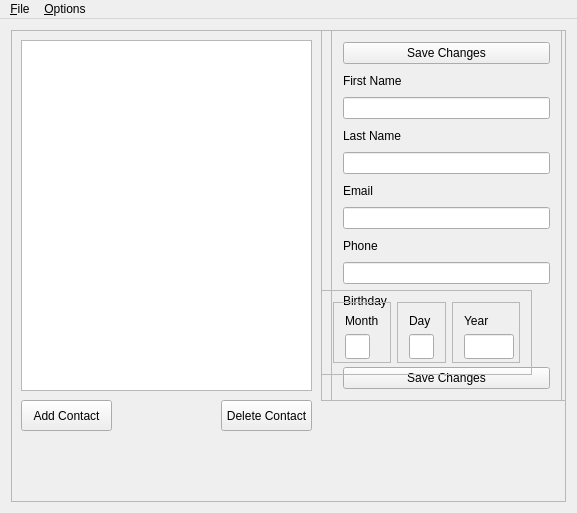
<?xml version="1.0" encoding="UTF-8"?>
<ui version="4.0">
 <class>ContactFU_QTClass</class>
 <widget class="QMainWindow" name="ContactFU_QTClass">
  <property name="windowModality">
   <enum>Qt::NonModal</enum>
  </property>
  <property name="geometry">
   <rect>
    <x>0</x>
    <y>0</y>
    <width>577</width>
    <height>513</height>
   </rect>
  </property>
  <property name="windowTitle">
   <string>ContactFU_QT</string>
  </property>
  <widget class="QWidget" name="centralWidget">
   <layout class="QHBoxLayout" name="horizontalLayout">
    <item>
     <widget class="QFrame" name="left">
      <property name="frameShape">
       <enum>QFrame::StyledPanel</enum>
      </property>
      <property name="frameShadow">
       <enum>QFrame::Raised</enum>
      </property>
      <widget class="QListWidget" name="listing">
       <property name="geometry">
        <rect>
         <x>10</x>
         <y>10</y>
         <width>291</width>
         <height>351</height>
        </rect>
       </property>
      </widget>
      <widget class="QFrame" name="right">
       <property name="geometry">
        <rect>
         <x>310</x>
         <y>0</y>
         <width>251</width>
         <height>371</height>
        </rect>
       </property>
       <property name="frameShape">
        <enum>QFrame::StyledPanel</enum>
       </property>
       <property name="frameShadow">
        <enum>QFrame::Raised</enum>
       </property>
       <widget class="QFrame" name="saveChanges_frame">
        <property name="geometry">
         <rect>
          <x>10</x>
          <y>0</y>
          <width>231</width>
          <height>371</height>
         </rect>
        </property>
        <property name="frameShape">
         <enum>QFrame::StyledPanel</enum>
        </property>
        <property name="frameShadow">
         <enum>QFrame::Raised</enum>
        </property>
        <layout class="QVBoxLayout" name="verticalLayout_4">
         <item>
          <widget class="QPushButton" name="saveButton1">
           <property name="toolTip">
            <string>&lt;!DOCTYPE HTML PUBLIC &quot;-//W3C//DTD HTML 4.0//EN&quot; &quot;http://www.w3.org/TR/REC-html40/strict.dtd&quot;&gt;
&lt;html&gt;&lt;head&gt;&lt;meta name=&quot;qrichtext&quot; content=&quot;1&quot; /&gt;&lt;style type=&quot;text/css&quot;&gt;
p, li { white-space: pre-wrap; }
&lt;/style&gt;&lt;/head&gt;&lt;body style=&quot; font-family:'MS Shell Dlg 2'; font-size:8.25pt; font-weight:400; font-style:normal;&quot;&gt;
&lt;p style=&quot; margin-top:0px; margin-bottom:0px; margin-left:0px; margin-right:0px; -qt-block-indent:0; text-indent:0px;&quot;&gt;&lt;span style=&quot; font-size:8pt;&quot;&gt;Saves Current Information (Ctrl+D)&lt;/span&gt;&lt;/p&gt;&lt;/body&gt;&lt;/html&gt;</string>
           </property>
           <property name="text">
            <string>Save Changes</string>
           </property>
          </widget>
         </item>
         <item>
          <widget class="QLabel" name="Fname_label">
           <property name="text">
            <string>First Name</string>
           </property>
          </widget>
         </item>
         <item>
          <widget class="QLineEdit" name="Fname_lineEdit"/>
         </item>
         <item>
          <widget class="QLabel" name="Lname_label">
           <property name="text">
            <string>Last Name</string>
           </property>
          </widget>
         </item>
         <item>
          <widget class="QLineEdit" name="Lname_lineEdit"/>
         </item>
         <item>
          <widget class="QLabel" name="Email_label">
           <property name="text">
            <string>Email</string>
           </property>
          </widget>
         </item>
         <item>
          <widget class="QLineEdit" name="Email_lineEdit"/>
         </item>
         <item>
          <widget class="QLabel" name="Phone_label">
           <property name="text">
            <string>Phone</string>
           </property>
          </widget>
         </item>
         <item>
          <widget class="QLineEdit" name="Phone_lineEdit"/>
         </item>
         <item>
          <widget class="QLabel" name="Birthday_label">
           <property name="text">
            <string>Birthday</string>
           </property>
          </widget>
         </item>
         <item>
          <spacer name="Birthday_verticalSpacer">
           <property name="orientation">
            <enum>Qt::Vertical</enum>
           </property>
           <property name="sizeType">
            <enum>QSizePolicy::Fixed</enum>
           </property>
           <property name="sizeHint" stdset="0">
            <size>
             <width>20</width>
             <height>50</height>
            </size>
           </property>
          </spacer>
         </item>
         <item>
          <widget class="QPushButton" name="saveButton2">
           <property name="toolTip">
            <string>&lt;!DOCTYPE HTML PUBLIC &quot;-//W3C//DTD HTML 4.0//EN&quot; &quot;http://www.w3.org/TR/REC-html40/strict.dtd&quot;&gt;
&lt;html&gt;&lt;head&gt;&lt;meta name=&quot;qrichtext&quot; content=&quot;1&quot; /&gt;&lt;style type=&quot;text/css&quot;&gt;
p, li { white-space: pre-wrap; }
&lt;/style&gt;&lt;/head&gt;&lt;body style=&quot; font-family:'MS Shell Dlg 2'; font-size:8.25pt; font-weight:400; font-style:normal;&quot;&gt;
&lt;p style=&quot; margin-top:0px; margin-bottom:0px; margin-left:0px; margin-right:0px; -qt-block-indent:0; text-indent:0px;&quot;&gt;&lt;span style=&quot; font-size:8pt;&quot;&gt;Saves Current Information (Ctrl+D)&lt;/span&gt;&lt;/p&gt;&lt;/body&gt;&lt;/html&gt;</string>
           </property>
           <property name="text">
            <string>Save Changes</string>
           </property>
          </widget>
         </item>
        </layout>
       </widget>
       <widget class="QFrame" name="date_frame">
        <property name="geometry">
         <rect>
          <x>0</x>
          <y>260</y>
          <width>211</width>
          <height>85</height>
         </rect>
        </property>
        <property name="frameShape">
         <enum>QFrame::StyledPanel</enum>
        </property>
        <property name="frameShadow">
         <enum>QFrame::Raised</enum>
        </property>
        <layout class="QHBoxLayout" name="horizontalLayout_2">
         <item>
          <widget class="QFrame" name="month_frame">
           <property name="frameShape">
            <enum>QFrame::StyledPanel</enum>
           </property>
           <property name="frameShadow">
            <enum>QFrame::Raised</enum>
           </property>
           <layout class="QVBoxLayout" name="verticalLayout">
            <item>
             <widget class="QLabel" name="month_label">
              <property name="text">
               <string>Month</string>
              </property>
             </widget>
            </item>
            <item>
             <widget class="QLineEdit" name="month_lineEdit">
              <property name="sizePolicy">
               <sizepolicy hsizetype="Fixed" vsizetype="Fixed">
                <horstretch>0</horstretch>
                <verstretch>0</verstretch>
               </sizepolicy>
              </property>
              <property name="minimumSize">
               <size>
                <width>25</width>
                <height>25</height>
               </size>
              </property>
              <property name="maximumSize">
               <size>
                <width>25</width>
                <height>25</height>
               </size>
              </property>
             </widget>
            </item>
           </layout>
          </widget>
         </item>
         <item>
          <widget class="QFrame" name="day_frame">
           <property name="frameShape">
            <enum>QFrame::StyledPanel</enum>
           </property>
           <property name="frameShadow">
            <enum>QFrame::Raised</enum>
           </property>
           <layout class="QVBoxLayout" name="verticalLayout_2">
            <item>
             <widget class="QLabel" name="day_label">
              <property name="text">
               <string>Day</string>
              </property>
             </widget>
            </item>
            <item>
             <widget class="QLineEdit" name="day_lineEdit">
              <property name="sizePolicy">
               <sizepolicy hsizetype="Fixed" vsizetype="Fixed">
                <horstretch>0</horstretch>
                <verstretch>0</verstretch>
               </sizepolicy>
              </property>
              <property name="minimumSize">
               <size>
                <width>25</width>
                <height>25</height>
               </size>
              </property>
              <property name="maximumSize">
               <size>
                <width>25</width>
                <height>25</height>
               </size>
              </property>
             </widget>
            </item>
           </layout>
          </widget>
         </item>
         <item>
          <widget class="QFrame" name="year_frame">
           <property name="frameShape">
            <enum>QFrame::StyledPanel</enum>
           </property>
           <property name="frameShadow">
            <enum>QFrame::Raised</enum>
           </property>
           <layout class="QVBoxLayout" name="verticalLayout_3">
            <item>
             <widget class="QLabel" name="year_label">
              <property name="text">
               <string>Year</string>
              </property>
             </widget>
            </item>
            <item>
             <widget class="QLineEdit" name="year_lineEdit">
              <property name="sizePolicy">
               <sizepolicy hsizetype="Fixed" vsizetype="Fixed">
                <horstretch>0</horstretch>
                <verstretch>0</verstretch>
               </sizepolicy>
              </property>
              <property name="minimumSize">
               <size>
                <width>50</width>
                <height>25</height>
               </size>
              </property>
              <property name="maximumSize">
               <size>
                <width>25</width>
                <height>25</height>
               </size>
              </property>
             </widget>
            </item>
           </layout>
          </widget>
         </item>
        </layout>
       </widget>
      </widget>
      <widget class="QPushButton" name="addContactButton">
       <property name="geometry">
        <rect>
         <x>10</x>
         <y>370</y>
         <width>91</width>
         <height>31</height>
        </rect>
       </property>
       <property name="toolTip">
        <string>&lt;!DOCTYPE HTML PUBLIC &quot;-//W3C//DTD HTML 4.0//EN&quot; &quot;http://www.w3.org/TR/REC-html40/strict.dtd&quot;&gt;
&lt;html&gt;&lt;head&gt;&lt;meta name=&quot;qrichtext&quot; content=&quot;1&quot; /&gt;&lt;style type=&quot;text/css&quot;&gt;
p, li { white-space: pre-wrap; }
&lt;/style&gt;&lt;/head&gt;&lt;body style=&quot; font-family:'MS Shell Dlg 2'; font-size:8.25pt; font-weight:400; font-style:normal;&quot;&gt;
&lt;p style=&quot; margin-top:0px; margin-bottom:0px; margin-left:0px; margin-right:0px; -qt-block-indent:0; text-indent:0px;&quot;&gt;&lt;span style=&quot; font-size:8pt;&quot;&gt;Adds A New Contact (Ctrl+A)&lt;/span&gt;&lt;/p&gt;&lt;/body&gt;&lt;/html&gt;</string>
       </property>
       <property name="whatsThis">
        <string/>
       </property>
       <property name="text">
        <string>Add Contact</string>
       </property>
      </widget>
      <widget class="QPushButton" name="deleteContactButton">
       <property name="geometry">
        <rect>
         <x>210</x>
         <y>370</y>
         <width>91</width>
         <height>31</height>
        </rect>
       </property>
       <property name="toolTip">
        <string>&lt;!DOCTYPE HTML PUBLIC &quot;-//W3C//DTD HTML 4.0//EN&quot; &quot;http://www.w3.org/TR/REC-html40/strict.dtd&quot;&gt;
&lt;html&gt;&lt;head&gt;&lt;meta name=&quot;qrichtext&quot; content=&quot;1&quot; /&gt;&lt;style type=&quot;text/css&quot;&gt;
p, li { white-space: pre-wrap; }
&lt;/style&gt;&lt;/head&gt;&lt;body style=&quot; font-family:'MS Shell Dlg 2'; font-size:8.25pt; font-weight:400; font-style:normal;&quot;&gt;
&lt;p style=&quot; margin-top:0px; margin-bottom:0px; margin-left:0px; margin-right:0px; -qt-block-indent:0; text-indent:0px;&quot;&gt;&lt;span style=&quot; font-size:8pt;&quot;&gt;Deletes The Selected Contact (Delete)&lt;/span&gt;&lt;/p&gt;&lt;/body&gt;&lt;/html&gt;</string>
       </property>
       <property name="text">
        <string>Delete Contact</string>
       </property>
      </widget>
     </widget>
    </item>
   </layout>
  </widget>
  <widget class="QMenuBar" name="menuBar">
   <property name="geometry">
    <rect>
     <x>0</x>
     <y>0</y>
     <width>577</width>
     <height>21</height>
    </rect>
   </property>
   <widget class="QMenu" name="menuFile">
    <property name="title">
     <string>&amp;File</string>
    </property>
    <addaction name="actionNew"/>
    <addaction name="actionOpen"/>
    <addaction name="actionSave"/>
    <addaction name="actionSaveAs"/>
    <addaction name="separator"/>
    <addaction name="actionQuit"/>
   </widget>
   <widget class="QMenu" name="menu_Options">
    <property name="title">
     <string>&amp;Options</string>
    </property>
    <addaction name="actionSortBy"/>
    <addaction name="actionSettings"/>
   </widget>
   <addaction name="menuFile"/>
   <addaction name="menu_Options"/>
  </widget>
  <action name="actionOpen">
   <property name="text">
    <string>&amp;Open</string>
   </property>
   <property name="shortcut">
    <string>Ctrl+O</string>
   </property>
  </action>
  <action name="actionQuit">
   <property name="text">
    <string>&amp;Quit</string>
   </property>
   <property name="shortcut">
    <string>Ctrl+Q</string>
   </property>
  </action>
  <action name="actionSave">
   <property name="text">
    <string>&amp;Save</string>
   </property>
   <property name="shortcut">
    <string>Ctrl+S</string>
   </property>
  </action>
  <action name="actionSortBy">
   <property name="text">
    <string>&amp;Sort By...</string>
   </property>
  </action>
  <action name="actionSettings">
   <property name="text">
    <string>Settings</string>
   </property>
  </action>
  <action name="actionSaveAs">
   <property name="text">
    <string>Save As...</string>
   </property>
   <property name="shortcut">
    <string>Ctrl+Shift+S</string>
   </property>
  </action>
  <action name="actionNew">
   <property name="text">
    <string>&amp;New</string>
   </property>
   <property name="shortcut">
    <string>Ctrl+N</string>
   </property>
  </action>
 </widget>
 <layoutdefault spacing="6" margin="11"/>
 <resources>
  <include location="contactfu_qt.qrc"/>
 </resources>
 <connections/>
</ui>
